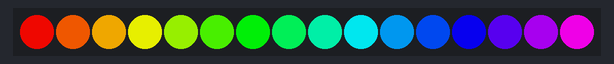
Bench run of a program on a simulated MicroPython board. Shown: 16 RGB LEDs in strip order, left to right. Library files of the repository ran but are not shown: 1 file(s).

Above: at 0.15 s.
At 0.75 s:
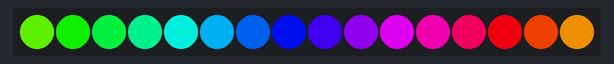
At 1.36 s:
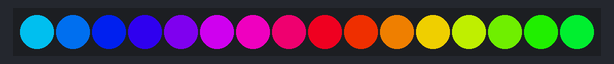
At 2.57 s:
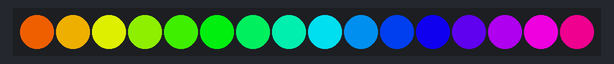
At 3.78 s:
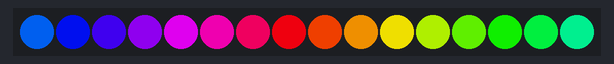
At 5.0 s:
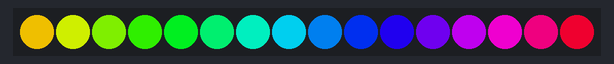

Measured:
- by itself, everything shown: repeats every 4.5 s, in 15 steps

The program:

main.py
```python
from machine import Pin, freq
from neopixel import NeoPixel
from sys import platform

import time
import math
import gc

numberOfLeds = 16
ledPin = Pin(2, Pin.OUT)  # pin 2 is also called D4
leds = NeoPixel(ledPin, numberOfLeds)

# HSV color values to RGB used by the LEDs. See https://en.wikipedia.org/wiki/HSL_and_HSV
def toRgb(h, s, v):
    h = float(h)
    s = float(s)
    v = float(v)
    h60 = h / 60.0
    h60f = math.floor(h60)
    hi = int(h60f) % 6
    f = h60 - h60f
    p = v * (1 - s)
    q = v * (1 - f * s)
    t = v * (1 - (1 - f) * s)
    r, g, b = 0, 0, 0
    if hi == 0: r, g, b = v, t, p
    elif hi == 1: r, g, b = q, v, p
    elif hi == 2: r, g, b = p, v, t
    elif hi == 3: r, g, b = p, q, v
    elif hi == 4: r, g, b = t, p, v
    elif hi == 5: r, g, b = v, p, q
    r, g, b = int(r * 255), int(g * 255), int(b * 255)
    return r, g, b

### LED Helper ###
def setAllTo(rgb):
    for i in range(numberOfLeds):
      leds[i] = (rgb)
    leds.write()

# turns all LEDs off
def clear():
    setAllTo (toRgb(0,0,0))

currentH = 0.0
currentS = 1.0
currentV = 0.8 # aka brightness

def showCurrent():
    print(f"{currentH} {currentS} {currentV}")
    setAllTo(toRgb(currentH, currentS, currentV))

while True:
    currentH += 2.0
    if currentH >= 360.0:
        currentH = 0.0

    for i in range(numberOfLeds):
      leds[i] = toRgb(currentH+20*i, currentS, currentV)

    leds.write()

    time.sleep(0.01)
    gc.collect()
```
